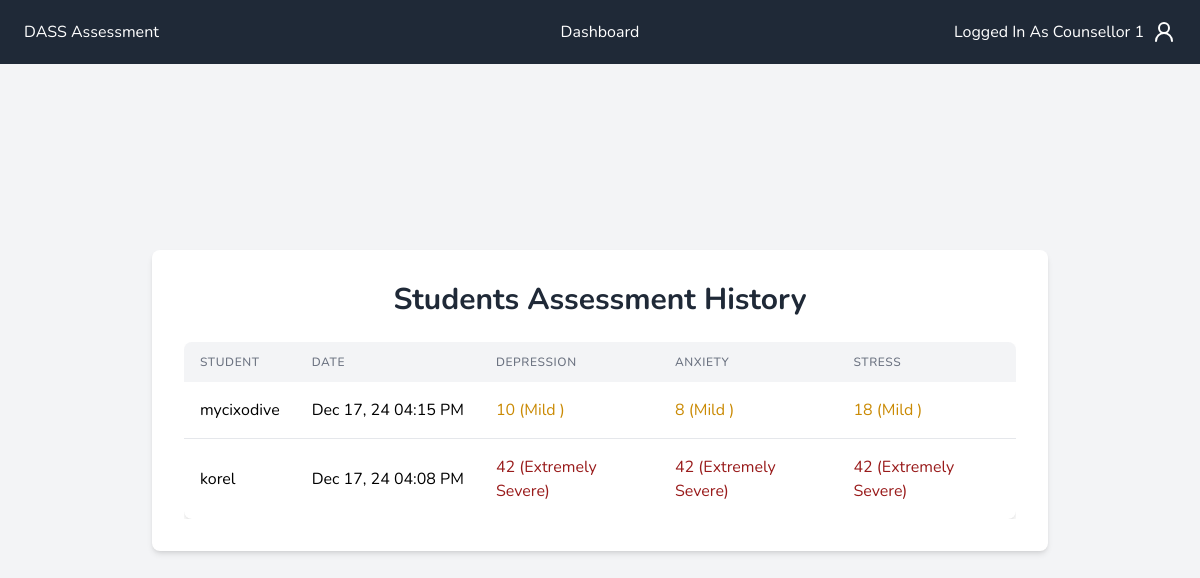
Screenshot of /assessments (signed in) with the database file from the repository.
### tables this page shows
CREATE TABLE dass_score (
            id INTEGER PRIMARY KEY AUTOINCREMENT,
            user_id INTEGER NOT NULL,
            answer TEXT NOT NULL,
            depression_score INTEGER NOT NULL,
            anxiety_score INTEGER NOT NULL,
            stress_score INTEGER NOT NULL,
            date_taken TEXT NOT NULL DEFAULT CURRENT_TIMESTAMP,
            FOREIGN KEY (user_id) REFERENCES students (id)
        );

CREATE TABLE students (
            id INTEGER PRIMARY KEY AUTOINCREMENT,
            email TEXT UNIQUE NOT NULL,
            username TEXT UNIQUE NOT NULL,
            password TEXT NOT NULL,
            phone TEXT,
            age INTEGER,
            gender TEXT
        );

### app.py (the view)
@app.route("/assessments")
@counsellor_login_required
def assessments():
    try:
        conn = get_db_connection()
        cursor = conn.cursor()
        cursor.execute("""
            SELECT ds.id, user_id, depression_score, anxiety_score, stress_score, date_taken, s.username
            FROM dass_score ds
            JOIN students s ON ds.user_id = s.id
            ORDER BY date_taken DESC
        """)
        all_assessments = cursor.fetchall()
        cursor.close()
        conn.close()
        return render_template("assessment.html", all_assessments=all_assessments)
    except Exception as e:
        print({str(e)})
        flash(f"Error retrieving assessment history: {str(e)}", "error")
        return redirect(url_for("counsellor_dashboard"))

### app.py (called while the page is built)
def counsellor_login_required(f):
    @functools.wraps(f)
    def decorated_function(*args, **kwargs):
        if not session.get("user_id") or session.get("role") != "counsellor":
            return redirect(url_for("counsellor_login"))
        return f(*args, **kwargs)
    return decorated_function

def dateformat(value, format="%Y-%m-%d"):
    if isinstance(value, str):
        try:
            value = datetime.fromisoformat(value.replace("Z", "+00:00"))
        except ValueError:
            return value
    if isinstance(value, datetime):
        return value.strftime(format)
    return value

### database.py (called while the page is built)
def get_db_connection():
    conn = sqlite3.connect("dass.db")
    conn.row_factory = sqlite3.Row
    return conn

### templates/assessment.html (shortened to what this page needs)
{% extends "base.html" %}
{% block content %}
    <div class="container mx-auto px-4 py-8">
        <div class="bg-white shadow-md rounded-lg p-8 max-w-4xl mx-auto">
            <h1 class="text-3xl font-bold mb-6 text-center text-gray-800">Students Assessment History</h1>
            {% if all_assessments %}
                <div class="overflow-x-auto">
                    <table class="w-full bg-white shadow-md rounded-lg overflow-hidden">
                        <thead class="bg-gray-100">
                        <tr>
                            <th class="px-4 py-3 text-left text-xs font-medium text-gray-500 uppercase tracking-wider">
                                Student
                            </th>
                            <th class="px-4 py-3 text-left text-xs font-medium text-gray-500 uppercase tracking-wider">
                                Date
                            </th>
                            <th class="px-4 py-3 text-left text-xs font-medium text-gray-500 uppercase tracking-wider">
                                Depression
                            </th>
                            <th class="px-4 py-3 text-left text-xs font-medium text-gray-500 uppercase tracking-wider">
                                Anxiety
                            </th>
                            <th class="px-4 py-3 text-left text-xs font-medium text-gray-500 uppercase tracking-wider">
                                Stress
                            </th>
                        </tr>
                        </thead>
                        <tbody class="divide-y divide-gray-200">
                        {% for assessment in all_assessments %}
                            <tr class="hover:bg-gray-50 transition duration-200">
                                <td class="px-4 py-4 whitespace-nowrap">
                                    {{ assessment.username }}
                                </td>
                                <td class="px-4 py-4 whitespace-nowrap">
                                    {{ assessment.date_taken | dateformat("%b %d, %y %I:%M %p") }}
                                </td>
                                <td class="px-4 py-4">
                                <span class="{% if assessment.depression_score <= 9 %}text-green-600
                                             {% elif assessment.depression_score <= 13 %}text-yellow-600
                                             {% elif assessment.depression_score <= 20 %}text-orange-600
                                             {% elif assessment.depression_score <= 27 %}text-red-600
                                             {% else %}text-red-800{% endif %}">
                                    {{ assessment.depression_score }}
                                    ({% if assessment.depression_score <= 9 %}Normal
                                {% elif assessment.depression_score <= 13 %}Mild
                                {% elif assessment.depression_score <= 20 %}Moderate
                                {% elif assessment.depression_score <= 27 %}Severe
                                {% else %}Extremely Severe{% endif %})
                                </span>
                                </td>
                                <td class="px-4 py-4">
                                <span class="{% if assessment.anxiety_score <= 7 %}text-green-600
                                             {% elif assessment.anxiety_score <= 9 %}text-yellow-600
                                             {% elif assessment.anxiety_score <= 14 %}text-orange-600
                                             {% elif assessment.anxiety_score <= 19 %}text-red-600
                                             {% else %}text-red-800{% endif %}">
                                    {{ assessment.anxiety_score }}
                                    ({% if assessment.anxiety_score <= 7 %}Normal
                                {% elif assessment.anxiety_score <= 9 %}Mild
                                {% elif assessment.anxiety_score <= 14 %}Moderate
                                {% elif assessment.anxiety_score <= 19 %}Severe
                                {% else %}Extremely Severe{% endif %})
                                </span>
                                </td>
                                <td class="px-4 py-4">
                                <span class="{% if assessment.stress_score <= 14 %}text-green-600
                                             {% elif assessment.stress_score <= 18 %}text-yellow-600
                                             {% elif assessment.stress_score <= 25 %}text-orange-600
                                             {% elif assessment.stress_score <= 33 %}text-red-600
                                             {% else %}text-red-800{% endif %}">
                                    {{ assessment.stress_score }}
                                    ({% if assessment.stress_score <= 14 %}Normal
                                {% elif assessment.stress_score <= 18 %}Mild
                                {% elif assessment.stress_score <= 25 %}Moderate
                                {% elif assessment.stress_score <= 33 %}Severe
                                {% else %}Extremely Severe{% endif %})
                                </span>
                                </td>
                            </tr>
                        {% endfor %}
                        </tbody>
                    </table>
                </div>
            {% endif %}
        </div>
    </div>
{% endblock %}

### templates/base.html (shortened to what this page needs)
<!DOCTYPE html>
<html lang="en">
<head>
    <script src="https://cdn.tailwindcss.com"></script>
</head>
<body class="bg-gray-100 min-h-screen flex flex-col items-center justify-center">
<nav class="p-5 bg-gray-800 text-white w-full fixed top-0 flex items-center justify-center z-10">
    <ul class="flex w-full max-w-6xl items-center justify-center">
        <a class="basis-1/3" href="{{ url_for('index') }}">DASS Assessment</a>
        {% if session.role == "student" %}
            <ul class="basis-1/3 flex space-x-4 justify-center">
                <li>
                    <a href="/">Home</a>
                </li>
                <li>
                    <a href="/question/1">Questions</a>
                </li>
                <li>
                    <a href="/results">Results</a>
                </li>
            </ul>
        {% elif session.role == "counsellor" %}
            <ul class="basis-1/3 flex space-x-4 justify-center">
                <li>
                    <a href="/counsellor/dashboard">Dashboard</a>
                </li>
            </ul>
        {% else %}
            <ul class="basis-1/3 flex space-x-4 justify-center">
                <li>
                    <a href="/">Home</a>
                </li>
            </ul>
        {% endif %}
        <div class="basis-1/3 inline-flex items-center justify-end relative">
            {% if session.user_id %}
                <a href="/user/settings" id="settings" class="flex items-center space-x-2">
                    <span class="capitalize" id="username">Logged in as {{ session.username }}</span>
                    <i data-lucide="user-round"></i>
                </a>
            {% else %}
                <li>
                    <a href="/login">Login</a>
                </li>
            {% endif %}
        </div>
    </ul>
</nav>
{% block content %} {% endblock content %}
</body>
</html>

### templates/base.html (style rules this page uses)
body { font-family: "Nunito", sans-serif; }

### rows the page displays
dass_score: username "mycixodive", date_taken "Dec 17, 24 04:15 PM", depression_score "10", shows "Mild", anxiety_score "8", stress_score "18"
dass_score: username "korel", date_taken "Dec 17, 24 04:08 PM", depression_score "42", shows "Extremely Severe", anxiety_score "42", stress_score "42"
